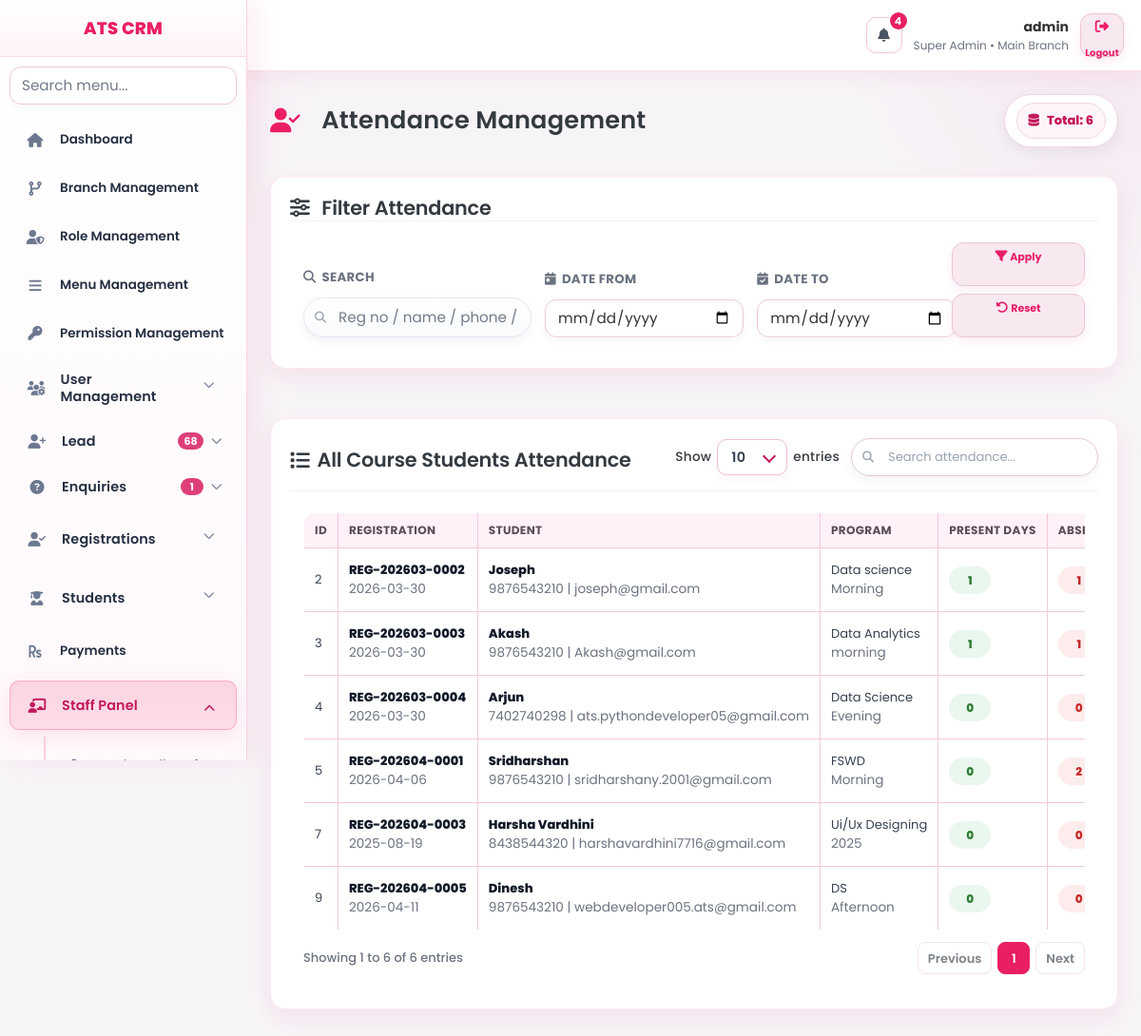
The page /index.php?page=attendance (signed in) on the database its author committed.
### tables this page shows
CREATE TABLE `menus` (
  `id` int(11) NOT NULL AUTO_INCREMENT,
  `menu_name` varchar(150) NOT NULL,
  `menu_slug` varchar(150) NOT NULL,
  `parent_id` int(11) DEFAULT NULL,
  `icon` varchar(100) DEFAULT NULL,
  `sort_order` int(11) DEFAULT 0,
  `status` tinyint(1) DEFAULT 1,
  `created_at` datetime DEFAULT current_timestamp(),
  `updated_at` datetime DEFAULT current_timestamp() ON UPDATE current_timestamp(),
  PRIMARY KEY (`id`)
);

CREATE TABLE `registrations` (
  `id` int(11) NOT NULL AUTO_INCREMENT,
  `registration_no` varchar(50) DEFAULT NULL,
  `enquiry_id` int(11) DEFAULT NULL,
  `branch_id` int(11) NOT NULL,
  `reg_type` enum('course','internship','workshop') NOT NULL,
  `source_type` enum('lead','direct','walkin','reference','online','other') DEFAULT 'direct',
  `joined_on` date DEFAULT NULL,
  `enquiry_snapshot_name` varchar(150) DEFAULT NULL,
  `enquiry_snapshot_phone` varchar(20) DEFAULT NULL,
  `enquiry_snapshot_email` varchar(150) DEFAULT NULL,
  `program_name` varchar(150) DEFAULT NULL,
  `batch_name` varchar(150) DEFAULT NULL,
  `internship_days` int(11) DEFAULT NULL,
  `internship_batch` varchar(100) DEFAULT NULL,
  `internship_start_date` date DEFAULT NULL,
  `internship_end_date` date DEFAULT NULL,
  `internship_completion_status` enum('pending','in_progress','completed') NOT NULL DEFAULT 'pending',
  `internship_certificate_status` enum('not_given','given') NOT NULL DEFAULT 'not_given',
  `internship_certificate_issued_at` datetime DEFAULT NULL,
  `internship_report_status` enum('not_provided','provided') NOT NULL DEFAULT 'not_provided',
  `internship_report_issued_at` datetime DEFAULT NULL,
  `internship_report_due_days` int(11) DEFAULT NULL,
  `total_fee` decimal(10,2) NOT NULL DEFAULT 0.00,
  `discount_amount` decimal(10,2) NOT NULL DEFAULT 0.00,
  `final_fee` decimal(10,2) NOT NULL DEFAULT 0.00,
  `paid_amount` decimal(10,2) NOT NULL DEFAULT 0.00,
  `balance_amount` decimal(10,2) NOT NULL DEFAULT 0.00,
  `payment_status` enum('unpaid','partial','paid') NOT NULL DEFAULT 'unpaid',
  `notes` text DEFAULT NULL,
  `registration_status` enum('draft','active','completed','cancelled') NOT NULL DEFAULT 'draft',
  `assigned_to` int(11) DEFAULT NULL,
  `created_by` int(11) NOT NULL,
  `created_at` datetime NOT NULL,
  `updated_at` datetime NOT NULL,
  PRIMARY KEY (`id`),
  UNIQUE KEY `uk_registration_no` (`registration_no`),
  KEY `enquiry_id` (`enquiry_id`),
  KEY `branch_id` (`branch_id`),
  KEY `assigned_to` (`assigned_to`),
  KEY `status` (`registration_status`),
  KEY `idx_enquiry_id` (`enquiry_id`),
  KEY `idx_branch_id` (`branch_id`),
  KEY `idx_reg_type` (`reg_type`),
  KEY `idx_assigned_to` (`assigned_to`),
  KEY `idx_registration_status` (`registration_status`),
  CONSTRAINT `fk_reg_enquiry` FOREIGN KEY (`enquiry_id`) REFERENCES `enquiries` (`id`) ON DELETE CASCADE
);

CREATE TABLE `registration_courses` (
  `id` int(11) NOT NULL AUTO_INCREMENT,
  `registration_id` int(11) NOT NULL,
  `guide_staff_id` int(11) DEFAULT NULL,
  `assigned_by` int(11) DEFAULT NULL,
  `assigned_at` datetime DEFAULT NULL,
  `course_status` enum('draft','active','completed','cancelled') NOT NULL DEFAULT 'active',
  `created_at` datetime NOT NULL DEFAULT current_timestamp(),
  `updated_at` datetime NOT NULL DEFAULT current_timestamp() ON UPDATE current_timestamp(),
  PRIMARY KEY (`id`),
  UNIQUE KEY `uniq_registration_courses_registration` (`registration_id`),
  KEY `idx_registration_courses_guide_staff` (`guide_staff_id`),
  KEY `idx_registration_courses_assigned_by` (`assigned_by`),
  CONSTRAINT `fk_registration_courses_assigned_by` FOREIGN KEY (`assigned_by`) REFERENCES `users` (`id`) ON DELETE SET NULL,
  CONSTRAINT `fk_registration_courses_guide_staff` FOREIGN KEY (`guide_staff_id`) REFERENCES `users` (`id`) ON DELETE SET NULL,
  CONSTRAINT `fk_registration_courses_registration` FOREIGN KEY (`registration_id`) REFERENCES `registrations` (`id`) ON DELETE CASCADE
);

### views/attendance.php (the view, shortened to what the rows shown need)
<?php
if (!function_exists('h')) {
    function h($v)
    {
        return htmlspecialchars((string) $v, ENT_QUOTES, 'UTF-8');
    }
}
    ?>
        <?php
$where = ["r.reg_type = 'course'", "r.registration_status IN ('active','completed')"];
$params = [];
$whereSql = "WHERE " . implode(" AND ", $where);
$rows = [];
try {
    $sql = "
        SELECT
            r.id,
            r.registration_no,
            r.joined_on,
            r.created_at,
            r.updated_at,
            rc.assigned_at AS guide_assigned_at,
            r.enquiry_snapshot_name,
            r.enquiry_snapshot_phone,
            r.enquiry_snapshot_email,
            r.program_name,
            r.batch_name,
            r.registration_status
        FROM registrations r
        LEFT JOIN registration_courses rc ON rc.registration_id = r.id
        {$whereSql}
        ORDER BY r.id DESC
    ";
    $st = $pdo->prepare($sql);
    $st->execute($params);
    $rows = $st->fetchAll(PDO::FETCH_ASSOC);
} catch (Exception $e) {
    $rows = [];
}
$attendanceSummaryMap = [];
if (!empty($rows)) {
    $registrationIds = array_values(array_filter(array_map(static function ($row) {
        return (int) ($row['id'] ?? 0);
    }, $rows)));
    if (!empty($registrationIds)) {
        try {
            $placeholders = implode(',', array_fill(0, count($registrationIds), '?'));
            $st = $pdo->prepare("
                SELECT
                    registration_id,
                    SUM(CASE WHEN status = 'Present' THEN 1 ELSE 0 END) AS present_days,
                    SUM(CASE WHEN status = 'Absent' THEN 1 ELSE 0 END) AS absent_days
                FROM attendance
                WHERE registration_id IN ($placeholders)
                GROUP BY registration_id
            ");
            $st->execute($registrationIds);
            foreach ($st->fetchAll(PDO::FETCH_ASSOC) as $summaryRow) {
                $attendanceSummaryMap[(int) $summaryRow['registration_id']] = [
                    'present_days' => (int) ($summaryRow['present_days'] ?? 0),
                    'absent_days' => (int) ($summaryRow['absent_days'] ?? 0),
                ];
            }
        } catch (Exception $e) {
            $attendanceSummaryMap = [];
        }
    }
}
?>
<div class="payments-dashboard attendance-dashboard">
    <div class="dashboard-header">
        <h2><i class="fas fa-user-check" style="margin-right:12px; color:#e91e63;"></i>Attendance Management</h2>
    </div>
    <div class="card" style="margin-top:16px;">
        <div class="table-container">
            <div class="crm-table-wrapper">
                <table id="attendanceTable" class="crm-table att-table display" style="width:100%;">
            <thead>
                <tr>
                    <th>ID</th>
                    <th>Registration</th>
                    <th>Student</th>
                    <th>Program</th>
                    <th>Present Days</th>
                    <th>Absent Days</th>
                </tr>
            </thead>
            <tbody>
                <?php foreach ($rows as $r): ?>
                    <?php
                    $summary = $attendanceSummaryMap[(int) $r['id']] ?? ['present_days' => 0, 'absent_days' => 0];
                    ?>
                    <tr>
                        <td><?= (int) $r['id'] ?></td>
                        <td>
                            <div class="att-primary"><?= h($r['registration_no']) ?></div>
                            <div class="att-sub"><?= h($r['joined_on']) ?></div>
                        </td>
                        <td>
                            <div class="att-primary"><?= h($r['enquiry_snapshot_name']) ?></div>
                            <div class="att-sub"><?= h(visibleStudentContactPair($r['enquiry_snapshot_phone'] ?? '', $r['enquiry_snapshot_email'] ?? '')) ?></div>
                        </td>
                        <td>
                            <div><?= h($r['program_name']) ?></div>
                            <div class="att-sub"><?= h($r['batch_name']) ?></div>
                        </td>
                        <td><span class="att-summary-chip att-summary-present"><?= (int) $summary['present_days'] ?></span></td>
                        <td><span class="att-summary-chip att-summary-absent"><?= (int) $summary['absent_days'] ?></span></td>
                    </tr>
                <?php endforeach; ?>
            </tbody>
                </table>
            </div>
        </div>
    </div>
</div>

### views/layout/sidebar.php (shortened to what the rows shown need)
<?php
$role_id     = $_SESSION['role_id'] ?? 0;
$currentPage = $_GET['page'] ?? '';
$sessionUserId = (int)($_SESSION['user_id'] ?? 0);
$sessionBranchId = (int)($_SESSION['branch_id'] ?? 0);
$stmt = $pdo->prepare("
    SELECT m.*
    FROM menus m
    INNER JOIN role_permissions rp
        ON rp.menu_id = m.id
    WHERE rp.role_id = :role_id
      AND rp.can_view = 1
      AND m.status = 1
    ORDER BY m.parent_id ASC, m.sort_order ASC
");
$stmt->execute([
    'role_id' => $role_id
]);
$menus = $stmt->fetchAll(PDO::FETCH_ASSOC);
$menus = array_values(array_filter($menus, function($m) {
    $slug = $m['menu_slug'] ?? '';
    return !(
        strpos($slug, 'dashboard/') === 0
        || $slug === 'dashboard'
        || $slug === 'system/demo_reset'
    );
}));
$menuTree = [];
foreach ($menus as $menu) {
    if ($menu['parent_id'] === NULL) {
        $menuTree[$menu['id']] = $menu;
        $menuTree[$menu['id']]['children'] = [];
    }
}
foreach ($menus as $menu) {
    if ($menu['parent_id'] !== NULL && isset($menuTree[$menu['parent_id']])) {
        $menuTree[$menu['parent_id']]['children'][] = $menu;
    }
}
function isParentOpen($parent, $currentPage) {
    if (!isset($parent['children']) || empty($parent['children'])) return false;
    foreach ($parent['children'] as $child) {
        if ($currentPage === $child['menu_slug']) return true;
    }
    return false;
}
$sidebarBadges = [
    'lead' => 0,
    'enquiries' => 0,
    'enquiries/followups' => 0,
];
try {
    $sidebarBadgeCacheKey = 'sidebar_badges_' . $sessionUserId;
    $cachedSidebarBadges = $_SESSION[$sidebarBadgeCacheKey] ?? null;
    $useBadgeCache = is_array($cachedSidebarBadges)
        && isset($cachedSidebarBadges['ts'], $cachedSidebarBadges['values'])
        && (time() - (int)$cachedSidebarBadges['ts']) <= 30
        && (int)($cachedSidebarBadges['role_id'] ?? 0) === (int)$role_id
        && (int)($cachedSidebarBadges['branch_id'] ?? 0) === (int)$sessionBranchId;
    if ($useBadgeCache) {
        $vals = (array)$cachedSidebarBadges['values'];
        foreach ($sidebarBadges as $k => $v) {
            if (isset($vals[$k])) $sidebarBadges[$k] = max(0, (int)$vals[$k]);
        }
    } else {
        $leadSql = "SELECT COUNT(*) FROM leads l WHERE l.status NOT IN ('converted','closed')";
        $leadParams = [];
        $stLead = $pdo->prepare($leadSql);
        $stLead->execute($leadParams);
        $sidebarBadges['lead'] = (int)($stLead->fetchColumn() ?: 0);
        $enqSql = "SELECT COUNT(*) FROM enquiries e WHERE e.status IN ('new','followup')";
        $enqParams = [];
        $stEnq = $pdo->prepare($enqSql);
        $stEnq->execute($enqParams);
        $sidebarBadges['enquiries'] = (int)($stEnq->fetchColumn() ?: 0);
        $fuSql = "
            SELECT COUNT(*)
            FROM enquiry_followups f
            INNER JOIN enquiries e ON e.id = f.enquiry_id
            WHERE LOWER(TRIM(COALESCE(f.status,'pending'))) = 'pending'
        ";
        $fuParams = [];
        $stFu = $pdo->prepare($fuSql);
        $stFu->execute($fuParams);
        $sidebarBadges['enquiries/followups'] = (int)($stFu->fetchColumn() ?: 0);
    }
} catch (Throwable $e) {
}
if (!function_exists('sidebarBadgeText')) {
    function sidebarBadgeText($count): string {
        $c = max(0, (int)$count);
        return $c > 99 ? '99+' : (string)$c;
    }
}
?>
<div class="sidebar" id="crmSidebar">
    <ul class="menu-list">
        <?php foreach ($menuTree as $parent): ?>
            <?php
                $hasChildren  = !empty($parent['children']);
                $parentOpen   = isParentOpen($parent, $currentPage);
                $parentActive = ($currentPage === $parent['menu_slug']) || $parentOpen;
            ?>
            <li class="<?= $parentActive ? 'active' : '' ?> <?= $hasChildren ? 'has-children' : '' ?> <?= $parentOpen ? 'open' : '' ?>"<?= $hasChildren ? ' data-initial-open="' . ($parentOpen ? '1' : '0') . '"' : '' ?>>
                <?php if ($hasChildren): ?>
                    <?php $submenuId = 'submenu-' . (int)$parent['id']; ?>
                    <button
                        type="button"
                        class="menu-toggle"
                        data-menu-id="<?= (int)$parent['id'] ?>"
                        data-tooltip="<?= htmlspecialchars($parent['menu_name']) ?>"
                        aria-expanded="<?= $parentOpen ? 'true' : 'false' ?>"
                        aria-controls="<?= htmlspecialchars($submenuId) ?>"
                    >
                        <i class="<?= htmlspecialchars($parent['icon'] ?: 'fas fa-circle') ?>"></i>
                        <span class="menu-label"><?= htmlspecialchars($parent['menu_name']) ?></span>
                        <?php
                            $parentSlug = strtolower(trim((string)($parent['menu_slug'] ?? '')));
                            $parentName = strtolower(trim((string)($parent['menu_name'] ?? '')));
                            $parentBadgeCount = 0;
                            if ($parentSlug === 'lead' || strpos($parentName, 'lead') !== false) {
                                $parentBadgeCount = (int)($sidebarBadges['lead'] ?? 0);
                            } elseif ($parentSlug === 'enquiries' || strpos($parentName, 'enquir') !== false) {
                                $parentBadgeCount = (int)($sidebarBadges['enquiries'] ?? 0);
                            }
                        ?>
                        <?php if ($parentBadgeCount > 0): ?>
                            <span class="menu-tail">
                                <span class="menu-badge" data-modern-tooltip="Open <?= htmlspecialchars($parent['menu_name']) ?>: <?= (int)$parentBadgeCount ?>">
                                    <?= htmlspecialchars(sidebarBadgeText($parentBadgeCount)) ?>
                                </span>
                                <i class="fas fa-chevron-down caret"></i>
                            </span>
                        <?php else: ?>
                            <span class="menu-tail">
                                <i class="fas fa-chevron-down caret"></i>
                            </span>
                        <?php endif; ?>
                    </button>
                    <ul id="<?= htmlspecialchars($submenuId) ?>" class="submenu" <?= $parentOpen ? '' : 'style="display:none;" hidden' ?>>
                        <?php foreach ($parent['children'] as $child): ?>
                            <li class="<?= ($currentPage === $child['menu_slug']) ? 'active' : '' ?>">
                                <a href="index.php?page=<?= htmlspecialchars($child['menu_slug']) ?>">
                                    <i class="<?= htmlspecialchars($child['icon'] ?: 'fas fa-dot-circle') ?>"></i>
                                    <span class="menu-label"><?= htmlspecialchars($child['menu_name']) ?></span>
                                </a>
                            </li>
                        <?php endforeach; ?>
                    </ul>
                <?php else: ?>
                    <a href="index.php?page=<?= htmlspecialchars($parent['menu_slug']) ?>" data-tooltip="<?= htmlspecialchars($parent['menu_name']) ?>">
                        <i class="<?= htmlspecialchars($parent['icon'] ?: 'fas fa-circle') ?>"></i>
                        <span class="menu-label"><?= htmlspecialchars($parent['menu_name']) ?></span>
                    </a>
                <?php endif; ?>
            </li>
        <?php endforeach; ?>
    </ul>
</div>

### rows shown on the page
menus: menu_name "Branch Management"
menus: menu_name "Role Management"
menus: menu_name "Menu Management"
menus: menu_name "Permission Management"
menus: menu_name "User Management"
menus: menu_name "Lead", parentBadgeCount "68"
menus: menu_name "Enquiries", parentBadgeCount "1"
menus: menu_name "Registrations"
menus: menu_name "Students"
menus: menu_name "Payments"
menus: menu_name "Staff Panel"
registrations: id "9", registration_no "REG-202604-0005", joined_on "2026-04-11", enquiry_snapshot_name "Dinesh", enquiry_snapshot_phone+enquiry_snapshot_email "9876543210 | webdeveloper005.ats@gmail.com", program_name "DS", batch_name "Afternoon", id "0"
registrations: id "7", registration_no "REG-202604-0003", joined_on "2025-08-19", enquiry_snapshot_name "Harsha Vardhini", enquiry_snapshot_phone+enquiry_snapshot_email "8438544320 | harshavardhini7716@gmail.com", program_name "Ui/Ux Designing", batch_name "2025", id "0"
registration_courses: registration "5", registration.registration_no "REG-202604-0001", registration.joined_on "2026-04-06", registration.enquiry_snapshot_name "Sridharshan", registration.enquiry_snapshot_email "9876543210 | sridharshany.2001@gmail.com", registration.program_name "FSWD", registration.batch_name "Morning", registration "0", registration "2"
registrations: id "4", registration_no "REG-202603-0004", joined_on "2026-03-30", enquiry_snapshot_name "Arjun", enquiry_snapshot_phone+enquiry_snapshot_email "7402740298 | ats.pythondeveloper05@gmail.com", program_name "Data Science", batch_name "Evening", id "0"
registration_courses: registration "3", registration.registration_no "REG-202603-0003", registration.joined_on "2026-03-30", registration.enquiry_snapshot_name "Akash", registration.enquiry_snapshot_email "9876543210 | Akash@gmail.com", registration.program_name "Data Analytics", registration.batch_name "morning", registration "1"
registration_courses: registration "2", registration.registration_no "REG-202603-0002", registration.joined_on "2026-03-30", registration.enquiry_snapshot_name "Joseph", registration.enquiry_snapshot_email "9876543210 | joseph@gmail.com", registration.program_name "Data science", registration.batch_name "Morning", registration "1"

### other values the page prints
$topNotificationCount "4"
$user_name "admin"
$user_role "Super Admin"
$branch_name "Main Branch"
APP_NAME "ATS CRM"
$totalRows "6"
